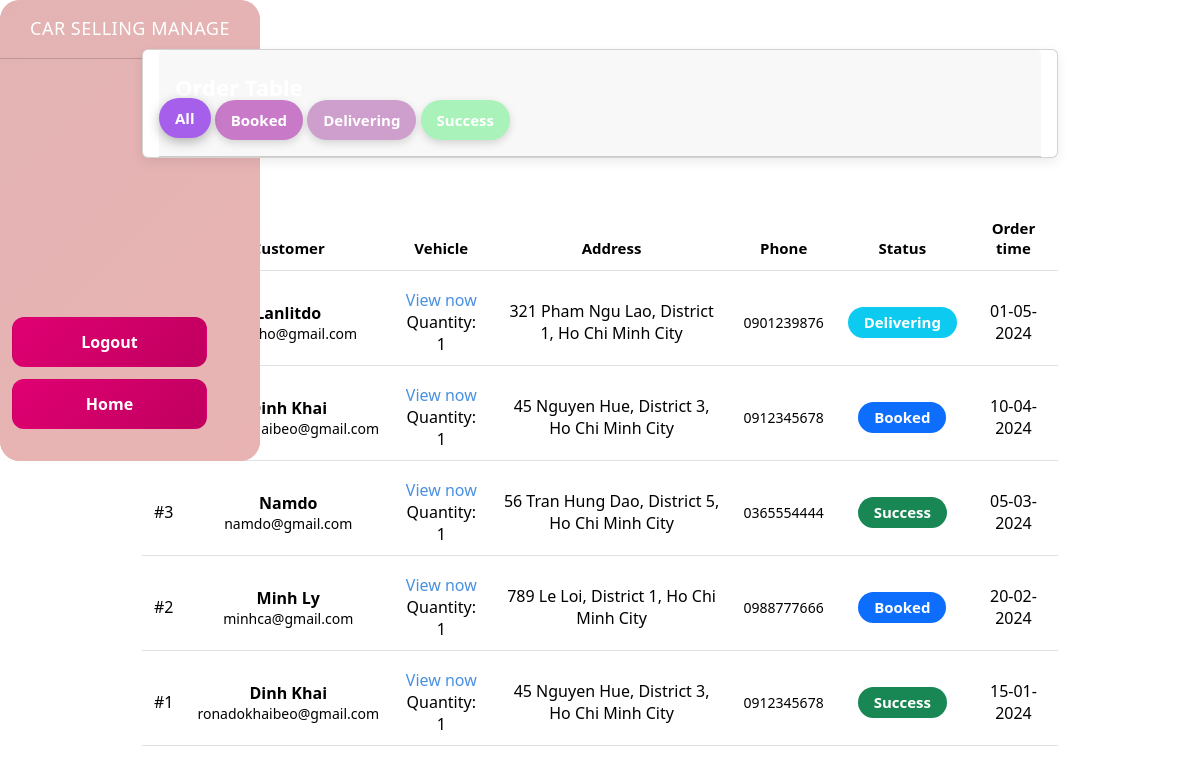
The app's page /admin/order.php with its own data.
### tables this page shows
CREATE TABLE orders (
    order_id INT AUTO_INCREMENT PRIMARY KEY,
    customer_id INT NOT NULL, 
    status INT(11) NOT NULL DEFAULT 2, 
    created_at timestamp NOT NULL DEFAULT current_timestamp(), 
    CONSTRAINT fk_orders_customer FOREIGN KEY (customer_id) REFERENCES customer(customer_id)
);

CREATE TABLE customer (
    customer_id INT AUTO_INCREMENT PRIMARY KEY,
    name VARCHAR(255) NOT NULL,
    age INT, 
    phone_number VARCHAR(20),
    email VARCHAR(255),
    dob DATE, 
    username VARCHAR(100) UNIQUE,
    address varchar(191) DEFAULT NULL, 
    password VARCHAR(255),
    role VARCHAR(20) DEFAULT 'user' 
);

### admin/order.php (the view, shortened to what this page needs)
<?php
include("header.php");
include("dbconn.php");
$type = isset($_GET['type']) ? (int)$_GET['type'] : -1;
$sql = "
    SELECT
        o.order_id,
        o.status,
        o.created_at,
        c.name,
        c.email,
        c.phone_number,
        c.address,
        SUM(od.quantity) AS quantity
    FROM orders o
    JOIN customer c ON o.customer_id = c.customer_id
    LEFT JOIN order_detail od ON o.order_id = od.order_id
";
$sql .= "
    GROUP BY o.order_id
    ORDER BY o.created_at DESC
";
$orders = mysqli_query($link, $sql);
?>
<head>
    <link rel="stylesheet" href="bootstrap.min.css">
    <link rel="stylesheet" href="./css/order.css">
</head>
<body>
<div class="layout">
    <?php include ("header.php"); ?>
<div class="container-fluid">
    <div class="row">
        <div class="col-12">
            <div class="card my-4">
                <div class="card-header p-0 position-relative mt-n4 mx-3 z-index-2">
                    <div class="bg-gradient-primary shadow-primary border-radius-lg pt-4 pb-3">
                        <h6 class="text-white text-capitalize ps-3">Order table</h6>
                        <a href="./order.php"
                        class="filter-btn all <?= $type == -1 ? 'active' : '' ?>">All</a>
                        <a href="./order.php?type=2"
                        class="filter-btn booked <?= $type == 2 ? 'active' : '' ?>">Booked</a>
                        <a href="./order.php?type=3"
                        class="filter-btn delivering <?= $type == 3 ? 'active' : '' ?>">Delivering</a>
                        <a href="./order.php?type=4"
                        class="filter-btn success <?= $type == 4 ? 'active' : '' ?>">Success</a>
                        </div>
                    </div>
                </div>
                <div class="card-body px-0 pb-2">
                    <div class="table-responsive p-0">
                        <table class="table align-items-center mb-0 mt-3">
                            <thead>
                                <tr>
                                    <th>ID</th>
                                    <th>Customer</th>
                                    <th>Vehicle</th>
                                    <th>Address</th>
                                    <th>Phone</th>
                                    <th class="text-center">Status</th>
                                    <th class="text-center">Order time</th>
                                </tr>
                            </thead>
                            <tbody>
                            <?php while($order = mysqli_fetch_assoc($orders)) { ?>
                                <tr>
                                    <td>#<?= $order['order_id'] ?></td>
                                    <td>
                                        <b><?= $order['name'] ?></b><br>
                                        <small><?= $order['email'] ?></small>
                                    </td>
                                    <td>
                                        <a href="./order-detail.php?order_id=<?= $order['order_id'] ?>">
                                            View now
                                        </a>
                                        <br>
                                        Quantity: <?= $order['quantity'] ?>
                                    </td>
                                    <td>
                                        <?= $order['address'] ?>
                                    </td>
                                    <td>
                                        <small><?= $order['phone_number'] ?></small>
                                    </td>
                                    <td class="text-center">
                                        <?php
                                        if ($order['status'] == 2)
                                            echo '<span class="badge bg-primary">Booked</span>';
                                        else if ($order['status'] == 3)
                                            echo '<span class="badge bg-info">Delivering</span>';
                                        else if ($order['status'] == 4)
                                            echo '<span class="badge bg-success">Success</span>';
                                        else
                                            echo '<span class="badge bg-dark">Unknown</span>';
                                        ?>
                                    </td>
                                    <td class="text-center">
                                        <?= date('d-m-Y', strtotime($order['created_at'])) ?>
                                    </td>
                                </tr>
                            <?php } ?>
                            </tbody>
                        </table>
                    </div>
                </div>
            </div>
        </div>
    </div>
</div>
</body>

### admin/css/order.css (style rules this page uses)
.layout { display: flex; width: 100%; }
.container-fluid { margin-left: 260px; padding: 25px; max-width: calc(100% - 260px); }
.card { border-radius: 12px; overflow: hidden; background: #fdfefe; box-shadow: 0 4px 12px rgba(0,0,0,0.08); margin-bottom: 20px; }
.card-header { display: flex; flex-direction: column; align-items: flex-start; gap: 15px; padding: 18px 20px; background: #85b4e8; color: #fff; line-height: 1.6; }
.card-header h6 { margin: 0; font-weight: 700; font-size: 22px; }
.filter-btn { padding: 7px 22px; border-radius: 25px; font-size: 13px; font-weight: 600; cursor: pointer; border: none; color: #fff; text-decoration: none; transition: 0.25s ease; display: inline-block; box-shadow: 0 3px 8px rgba(0,0,0,0.15); }
.filter-btn.active { box-shadow: 0 4px 14px rgba(0,0,0,0.25); transform: translateY(-2px); }
.filter-btn.all { border-radius: 25px; padding: 8px 16px; font-size: 15px; background: #a55feb; }
.filter-btn.booked { border-radius: 25px; padding: 8px 16px; font-size: 15px; background: #c87ac9; }
.filter-btn.delivering { border-radius: 20px; padding: 8px 16px; font-size: 15px; background: #ce9fcc; }
.filter-btn.success { border-radius: 20px; padding: 8px 16px; font-size: 15px; background: #a9f2ba; }
.filter-btn.active { box-shadow: 0 4px 12px rgba(0,0,0,0.28); transform: translateY(-2px); }
.table { margin-top: 15px; width: 100%; border-collapse: separate; border-spacing: 0 8px; }
.table thead tr { background: #91beea; color: #fff; }
.table thead th { padding: 12px; font-size: 15px; font-weight: 600; text-align: center; }
.table tbody tr { background: #f9f9f9; border-radius: 8px; transition: 0.25s; }
.table tbody td { vertical-align: middle; padding: 10px 12px; text-align: center; }
.table a { color: #4a90e2; text-decoration: none; font-weight: 500; }
.badge.bg-primary { border-radius: 25px; padding: 8px 16px; font-size: 15px; background: #c87ac9; }
.badge.bg-info { border-radius: 20px; padding: 8px 16px; font-size: 15px; background: #ce9fcc; }
.badge.bg-success { border-radius: 20px; padding: 8px 16px; font-size: 15px; background: #a9f2ba; }

### records on screen
orders: customer.name "Lanlitdo", customer.email "trumcho@gmail.com", quantity "1", customer.address "321 Pham Ngu Lao, District 1, Ho Chi Minh City", customer.phone_number "0901239876", status "Delivering", created_at "01-05-2024"
orders: customer.name "Dinh Khai", customer.email "ronadokhaibeo@gmail.com", quantity "1", customer.address "45 Nguyen Hue, District 3, Ho Chi Minh City", customer.phone_number "0912345678", status "Booked", created_at "10-04-2024"
orders: order_id "3", customer.name "Namdo", customer.email "namdo@gmail.com", quantity "1", customer.address "56 Tran Hung Dao, District 5, Ho Chi Minh City", customer.phone_number "0365554444", status "Success", created_at "05-03-2024"
orders: order_id "2", customer.name "Minh Ly", customer.email "minhca@gmail.com", quantity "1", customer.address "789 Le Loi, District 1, Ho Chi Minh City", customer.phone_number "0988777666", status "Booked", created_at "20-02-2024"
orders: order_id "1", customer.name "Dinh Khai", customer.email "ronadokhaibeo@gmail.com", quantity "1", customer.address "45 Nguyen Hue, District 3, Ho Chi Minh City", customer.phone_number "0912345678", status "Success", created_at "15-01-2024"
